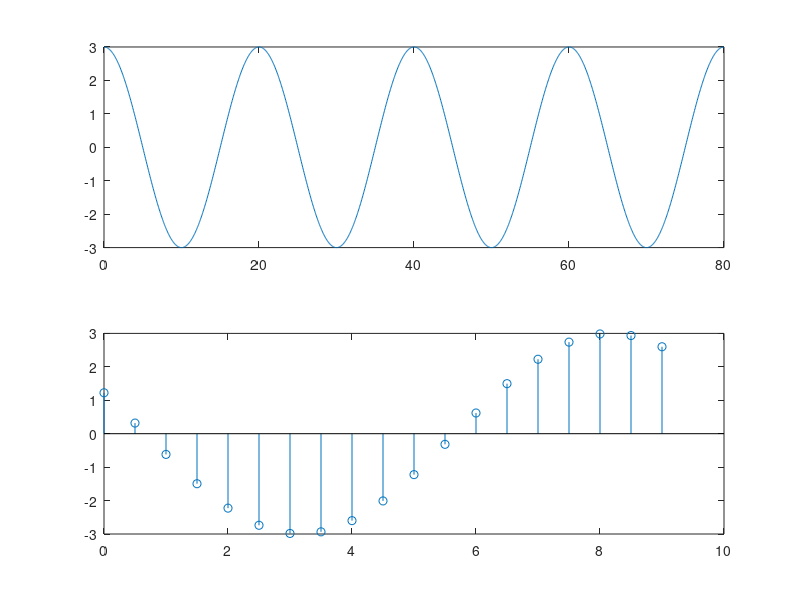

Write the MATLAB code that produced this figure.
%Continuous Signal
T=20;
F=1/T;
t=0:F:4*T;
a=3;
x =a*cos(2*pi*F*t);
subplot(2,1,1);plot(t,x);
%Discret Signal
N=10;
f=1/N;
n = 0:.5:N-1;
a =3;
x =a*cos(2*pi*n*f+20);
subplot(2,1,2);stem(n,x);
